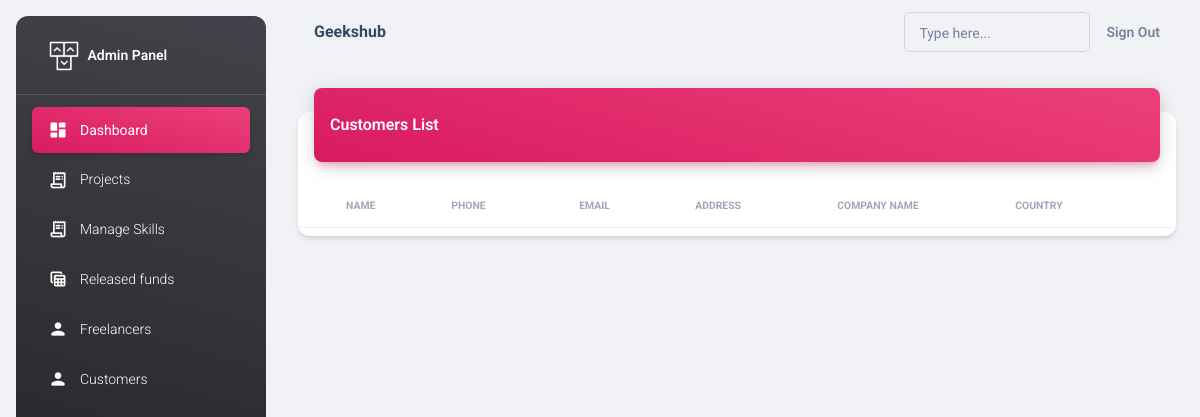
Page /adminapp/buyers/ (signed in) on the earlier database version.
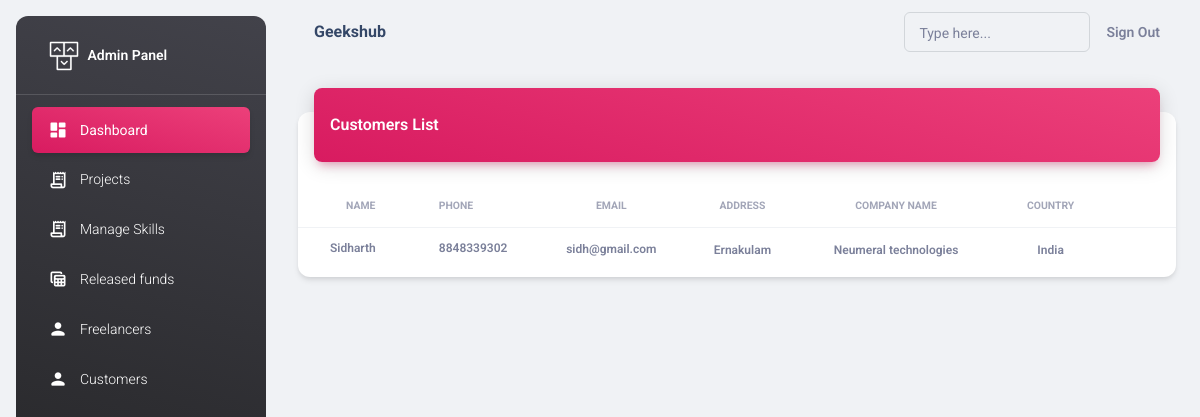
Same page on the later database version.
### adminapp/models.py (models this page shows)
class User(AbstractUser):
    ROLE_CHOICES = [
        ("admin","Admin"),
        ("coder", "Coder"),
        ("buyer", "Buyer"),
    ]
    role = models.CharField(max_length=200, choices=ROLE_CHOICES, default="coder")

class Buyer(User):
    name = models.CharField(max_length=100)
    phone = models.CharField(max_length=100)
    email_address = models.EmailField()
    address = models.CharField(max_length=100)
    companyname=models.CharField(max_length=100)
    country=models.CharField(max_length=100)

### adminapp/views.py (the view)
# urls.py: path("buyers/",views.BuyerView.as_view(),name="buyers"),
@method_decorator(decs,name="dispatch")
class BuyerView(ListView):
    template_name="adminapp/buyers.html"
    model=Buyer
    context_object_name="buyers"

### adminapp/views.py (called while the page is built)
def signin_required(fn):
    def wrapper(request,*args,**kwargs):
        if not request.user.is_authenticated:
            messages.error(request,"invalid session!..please login")
            return redirect("adminsignin")
        else:
            return fn(request,*args,**kwargs)
    return wrapper

def is_admin(fn):
    def wrapper(request,*args,**kwargs):
        if not request.user.is_superuser:
            messages.error(request,"Permission denied for current user !")
            return redirect("adminsignin")
        else:
            return fn(request,*args,**kwargs)
    return wrapper

### adminapp/templates/adminapp/buyers.html (shortened to what this page needs)
{%extends 'adminapp/base.html'%}
{%load static%}
{%block body_block%}
<div class="container-fluid py-4">
    <div class="row">
      <div class="col-12">
        <div class="card my-4">
          <div class="card-header p-0 position-relative mt-n4 mx-3 z-index-2">
            <div class="bg-gradient-primary shadow-primary border-radius-lg pt-4 pb-3">
              <h6 class="text-white text-capitalize ps-3">Customers List</h6>
            </div>
          </div>
          <div class="card-body px-0 pb-2">
            <div class="table-responsive p-0">
              <table class="table align-items-center mb-0">
                <thead>
                  <tr>
                    <th class="text-uppercase text-secondary text-xxs font-weight-bolder opacity-7 ps-5">Name</th>
                    <th class="text-uppercase text-secondary text-xxs font-weight-bolder opacity-7 ps-2">Phone</th>
                    <th class="text-center text-uppercase text-secondary text-xxs font-weight-bolder opacity-7">Email</th>
                    <th class="text-center text-uppercase text-secondary text-xxs font-weight-bolder opacity-7">Address</th>
                    <th class="text-center text-uppercase text-secondary text-xxs font-weight-bolder opacity-7">Company name</th>
                    <th class="text-center text-uppercase text-secondary text-xxs font-weight-bolder opacity-7">Country</th>
                    <th class="text-secondary opacity-7"></th>
                  </tr>
                </thead>
                <tbody>
                    {%for b in buyers%}
                        <tr>
                            <td>
                            <p class="text-xs font-weight-bold mb-0 ps-4">{{b.name}}</p>
                            </td>
                            <td>
                                <p class="text-xs font-weight-bold mb-0">{{b.phone}}</p>
                            </td>
                            <td class="align-middle text-center text-sm">
                                <span class="text-secondary text-xs font-weight-bold">{{b.email_address}}</span>
                            </td>
                            <td class="align-middle text-center">
                                <span class="text-secondary text-xs font-weight-bold">{{b.address}}</span>
                            </td>
                            <td class="align-middle text-center">
                                <span class="text-secondary text-xs font-weight-bold">{{b.companyname}}</span>
                            </td>
                            <td class="align-middle text-center">
                                <span class="text-secondary text-xs font-weight-bold">{{b.country}}</span>
                            </td>
                        </tr>
                    {%endfor%}
                </tbody>
              </table>
            </div>
          </div>
        </div>
      </div>
    </div>
  </div>
{%endblock%}

Differences in the rows shown:
added Buyer: name "Sidharth", phone "8848339302", email_address "sidh@gmail.com", address "Ernakulam", companyname "Neumeral technologies", country "India"
